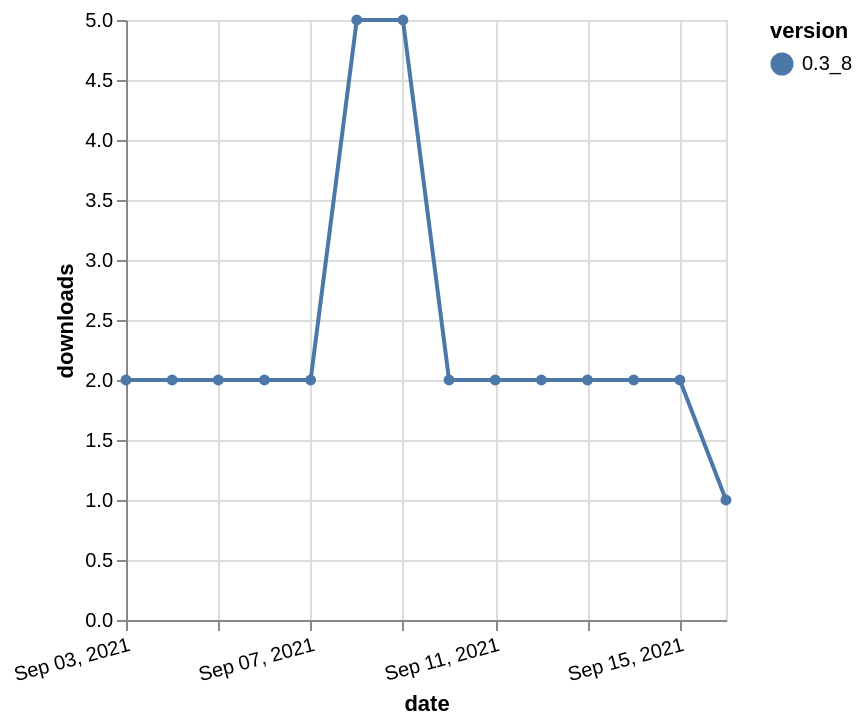

The Vega-Lite source for this figure:
### Vega-Lite specification from a JSON file in a GitHub repository (floating-point values rounded to 4 significant figures)
{"$schema": "https://vega.github.io/schema/vega-lite/v5.json", "description": "A simple bar chart with embedded data.", "data": {"values": [{"date": "2021-09-03", "total": 5135, "delta": 2, "version": "0.3_8"}, {"date": "2021-09-04", "total": 5137, "delta": 2, "version": "0.3_8"}, {"date": "2021-09-05", "total": 5139, "delta": 2, "version": "0.3_8"}, {"date": "2021-09-06", "total": 5141, "delta": 2, "version": "0.3_8"}, {"date": "2021-09-07", "total": 5143, "delta": 2, "version": "0.3_8"}, {"date": "2021-09-08", "total": 5148, "delta": 5, "version": "0.3_8"}, {"date": "2021-09-09", "total": 5153, "delta": 5, "version": "0.3_8"}, {"date": "2021-09-10", "total": 5155, "delta": 2, "version": "0.3_8"}, {"date": "2021-09-11", "total": 5157, "delta": 2, "version": "0.3_8"}, {"date": "2021-09-12", "total": 5159, "delta": 2, "version": "0.3_8"}, {"date": "2021-09-13", "total": 5161, "delta": 2, "version": "0.3_8"}, {"date": "2021-09-14", "total": 5163, "delta": 2, "version": "0.3_8"}, {"date": "2021-09-15", "total": 5165, "delta": 2, "version": "0.3_8"}, {"date": "2021-09-16", "total": 5166, "delta": 1, "version": "0.3_8"}]}, "width": "container", "mark": {"type": "line", "point": {"filled": true}}, "encoding": {"x": {"field": "date", "type": "temporal", "timeUnit": "yearmonthdate", "title": "date", "axis": {"labelAngle": -15}}, "y": {"field": "delta", "type": "quantitative", "title": "downloads"}, "color": {"field": "version", "type": "nominal"}, "tooltip": {"field": "delta"}}}
